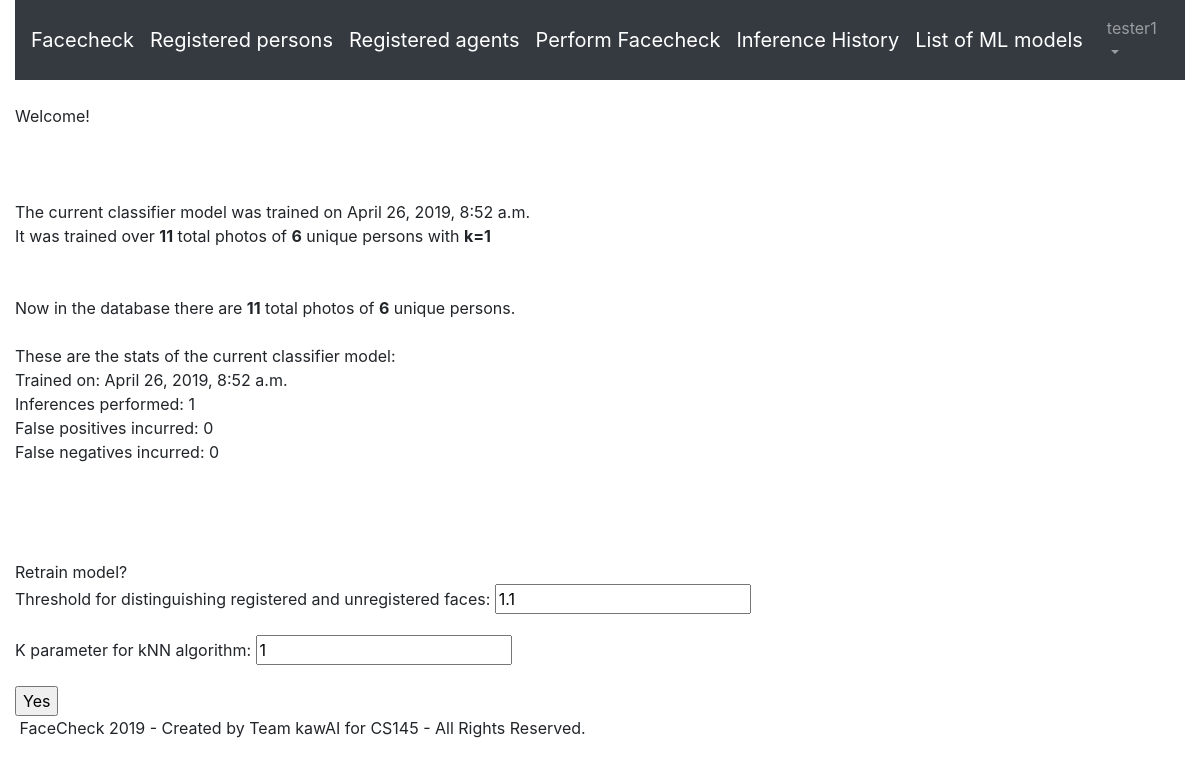
Page / (signed in) on the earlier database version.
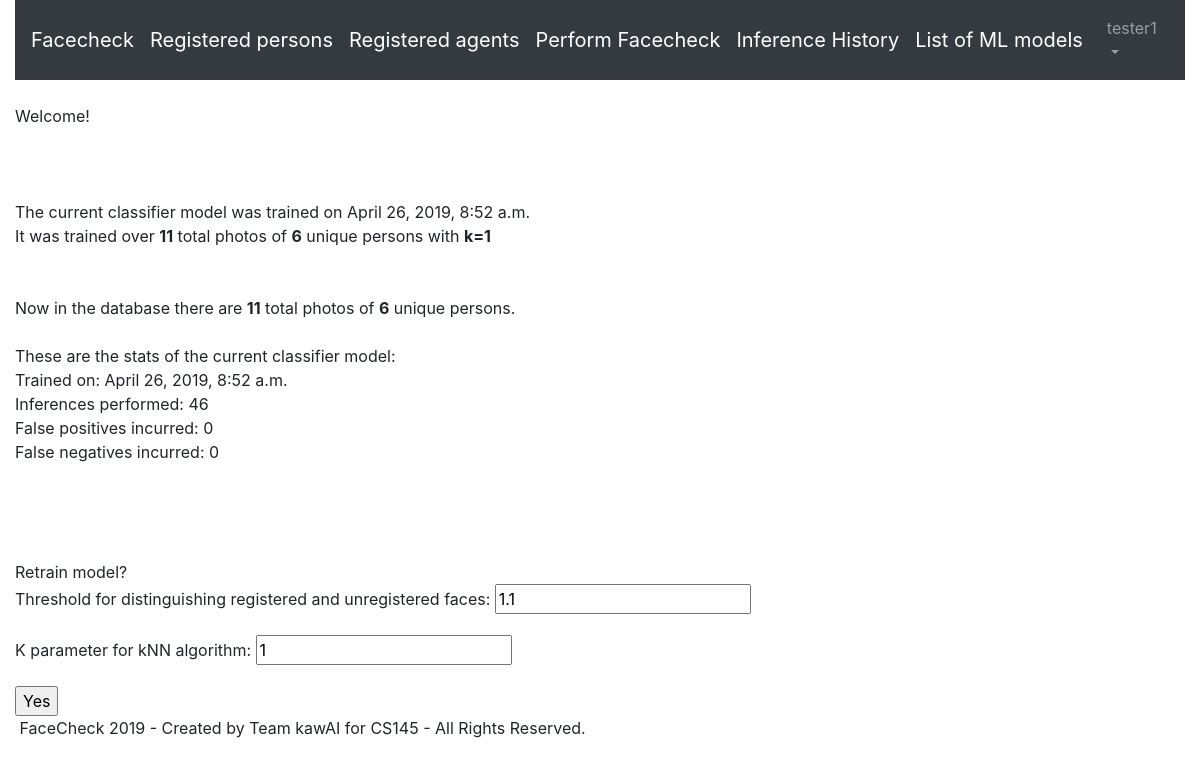
Same page on the later database version.
### faces/models.py (models this page shows, shortened)
class MLModelVersion(Model):
    time_trained = models.DateTimeField()
    model = models.FileField(upload_to=modelpath, default='defaultclf.pkl')
    total_photos = models.PositiveIntegerField(default=1)
    unique_persons = models.PositiveIntegerField(default=1)
    k_neighbors = models.PositiveIntegerField("k parameter for kNN algorithm", default=1)
    threshold = models.FloatField('Threshold for distinguishing registered and unregistered faces',default=1.1)
    is_in_use = models.BooleanField(default=False, blank=False, null=False)
    inf_count = models.PositiveIntegerField("Inferences performed", default=0)
    fp_count = models.PositiveIntegerField("False positives incurred", default=0)
    fn_count = models.PositiveIntegerField("False negatives incurred", default=0)
    ii_count = models.PositiveIntegerField("Incorrect identifications incurred", default=0)
    fa_rate = models.FloatField("False acceptance rate", default=None, blank=True, null=True)
    fr_rate = models.FloatField("False rejection rate", default=None, blank=True, null=True)
    ii_rate = models.FloatField("Incorrect identification rate", default=None, blank=True, null=True)

### faces/views.py (the view)
# urls.py: path('', views.HomePageView.as_view(), name='home'),
class HomePageView(TemplateView):
    template_name = 'home.html'
    def get_context_data(self, **kwargs):
        context = super().get_context_data(**kwargs)
        context['mlmodelver'] = cache.get_or_set('deployedmv', MLModelVersion.objects.filter(is_in_use=True)[0])
        context['total_photos'] = SamplePhoto.objects.all().count()
        context['unique_persons'] = RegisteredPerson.objects.filter(numphotos__gt=0).count()
        context['form'] = RetrainModelForm()
        return context

### faces/forms.py
class RetrainModelForm(forms.ModelForm):
	class Meta:
		model = MLModelVersion
		fields = ('threshold', 'k_neighbors')

### templates/home.html (shortened to what this page needs)
{% extends 'base.html' %}
{% block content %}
{% if user.is_authenticated %}
Welcome!
<br><br><br><br>
The current classifier model was trained on {{mlmodelver.time_trained}}<br>
It was trained over <b>{{mlmodelver.total_photos}}</b> total photos of <b>{{mlmodelver.unique_persons}}</b> unique persons with <b>k={{mlmodelver.k_neighbors}}</b><br><br><br>
Now in the database there are <b>{{total_photos}}</b> total photos of <b>{{unique_persons}}</b> unique persons.
<br><br>
These are the stats of the current classifier model:<br>
Trained on: {{mlmodelver.time_trained}}<br>
Inferences performed: {{mlmodelver.inf_count}}<br>
False positives incurred: {{mlmodelver.fp_count}}<br>
False negatives incurred: {{mlmodelver.fn_count}}<br><br>
<br><br><br>
Retrain model?
<form method="post" action="{% url 'retrain_model' %}">
    {{ form.as_p }}
    <input type="submit" value="Yes">
</form>
{% else %}
You're not logged in.
<br>
<br>
<a href="{% url 'login' %}"> Log In </a>
{% endif %}
{% endblock content %}

Differences in the rows shown:
changed MLModelVersion: inf_count "1" → "46"
